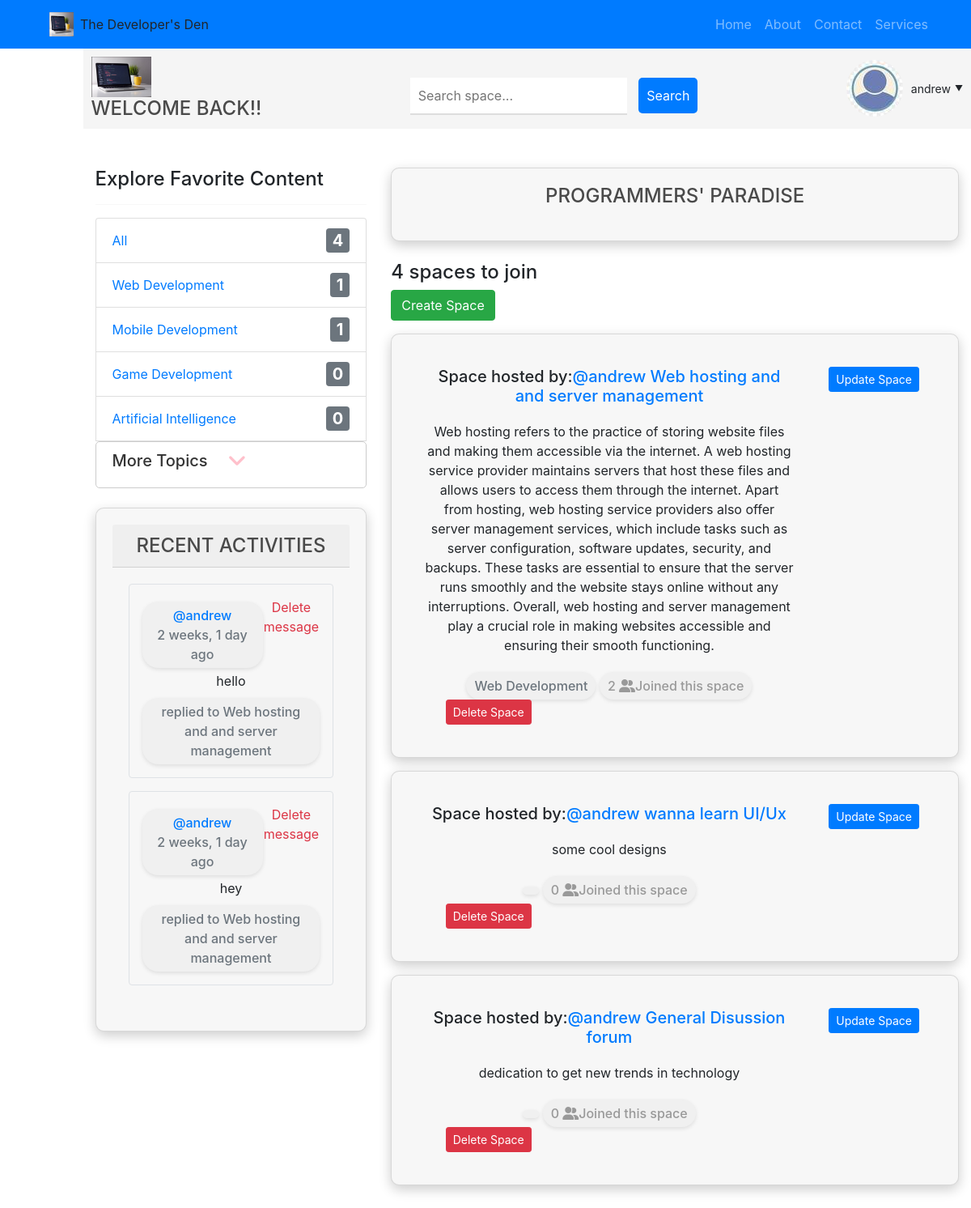
The app's page / (signed in) with its own data.
### base/models.py (models this page shows, shortened)
class Topic(models.Model):
    name = models.CharField(max_length=150)

class Message(models.Model):
    user = models.ForeignKey(User, on_delete=models.CASCADE)
    room = models.ForeignKey(Room, on_delete=models.CASCADE)
    body = models.TextField()
    updated = models.DateTimeField(auto_now=True)
    created = models.DateTimeField(auto_now_add=True)
    class Meta:
        ordering = ['-updated', '-created']

class Room(models.Model):
    host = models.ForeignKey(User, on_delete=models.SET_NULL, null=True)
    topic = models.ForeignKey(Topic, on_delete=models.SET_NULL, null=True)
    name = models.CharField(max_length=200)
    description = models.TextField()
    participants = models.ManyToManyField(User, related_name='participants', blank=True)
    created = models.DateTimeField(auto_now_add=True)
    updated = models.DateTimeField(auto_now=True)
    class Meta:
        ordering = ['-updated', '-created']
    def __str__(self):
        return self.name

### base/views.py (the view)
# urls.py: path('', views.home_page, name="home"),
def home_page(request):
    q = request.GET.get('q') if request.GET.get('q') != None else ''
    rooms = Room.objects.filter(
        Q(topic__name__icontains=q) |
        Q(name__icontains=q) |
        Q(description__icontains=q)
    )
    topics = Topic.objects.all()
    room_count = rooms.count()
    room_messages = Message.objects.filter(Q(room__topic__name__icontains=q))
    context = {
        'rooms': rooms,
        'topics': topics,
        'room_count': room_count,
        'room_messages': room_messages,
        'q': q,
    }
    return render(request, 'home.html', context)

### Templates/home.html (shortened to what this page needs)
{% load static %}
{% load bootstrap4 %}
<!DOCTYPE html>
<html>
<head>
    <link rel="stylesheet" href="{% static 'css/bootstrap.min.css' %}">
    <link rel="stylesheet" type="text/css" href="{% static 'styles/main.css' %}">
    <script src="https://kit.fontawesome.com/79a1a846e3.js"></script>    {% bootstrap_css %}
</head>
    {% block content %}
    <header>
      <nav class="navbar navbar-expand-lg navbar-dark bg-primary">
        <div class="container">
          <a class="navbar-brand" href="#">
            <a href="{% url 'home' %}"><img src="{% static 'images/logo1.png' %}" width="30" height="30" alt="Logo"></a>
            <span class="ml-2">The Developer's Den</span>
          </a>
          <div class="collapse navbar-collapse justify-content-end" id="navbarNav">
            <ul class="navbar-nav">
              <li class="nav-item">
                <a class="nav-link" href="{% url 'home' %}">Home</a>
              </li>
              <li class="nav-item">
                <a class="nav-link" href="{% url 'about' %}">About</a>
              </li>
              <li class="nav-item">
                <a class="nav-link" href="{% url 'dashboard' %}">Contact</a>
              </li>
              <li class="nav-item">
                <a class="nav-link" href="#">Services</a>
              </li>
            </ul>
          </div>
        </div>
      </nav>
    </header>
    <div class="row container-2">
      <div class=" col-11 offset-1">
        {% include 'navbar.html' %}
      <div class="container my-5">
        <div class="row">
            <div class="col-md-4 mb-4">
                {% include 'topics.html' %}
                <br>
                {% include 'activities.html' %}
                </div>
            </div>
            <div class="col-md-8">
              <div class="card">
                <div class="card-title">
                  <h3>Programmers' Paradise</h3>
                </div>
              </div>
              <br>
                <h4>{{room_count}} spaces to join</h4>
                <a href="{% url 'create-room' %}" class="btn btn-success mb-3">Create Space</a>
                {% for room in rooms %}
                {% if request.user == room.host %}
                <div class="card mb-3">
                    <div class="card-body">
                        <div class="row">
                            <div class="col-md-9">
                                <h5 class="card-title">
                                    Space hosted by:<a href="{% url 'profile' room.host.id %}">@{{room.host.username}}</a>
                                    <a href="{% url 'room' room.id%}">{{room.name}}</a>
                                </h5>
                                <p class="card-text">
                                    {{room.description}}
                                </p>
                                <small class="text-muted">
                                    {{room.topic.name}}
                                </small>
                                <small class="participant-count">{{room.participants.all.count}} <i class="fa-solid fa-user-group"></i>Joined this space</small>
                            </div>
                            <div class="col-md-3 text-md-right">
                                <a href="{% url 'update-room' room.id %}" class="btn btn-sm btn-primary mr-2">Update Space</a>
                            </div>
                            <div class="col-md-3 text-md-right mt-auto">
                                <a href="{% url 'delete-room' room.id %}" class="btn btn-sm btn-danger">Delete Space</a>
                            </div>
                        </div>
                    </div>
                </div>
                {% endif %}
            {% endfor %}
      {% endblock %}
</body>
</html>

### Templates/navbar.html (shortened to what this page needs)
{% load static %}
<div class="navbar">
  <div class="logo">
    <a href="{% url 'home' %}"><img src="{% static 'images/logo1.png' %}" alt="Logo"></a>
    <h3>Welcome Back!!</h3>
  </div>
  <div class="search">
    <form method="get" action="{% url 'home' %}">
      <input type="text" name="q" placeholder="Search space...">
      <button type="submit">Search</button>
    </form>
  </div>
  <div class="user">
    {% if request.user.is_authenticated %}
    <img src="{% static 'images/avatar.jpeg' %}" class="avatar">
     {{ request.user }}
    {% else %}
    <a href="{% url 'login' %}">Login</a>
    {% endif %}
  </div>
</div>

### Templates/topics.html (shortened to what this page needs)
<h4>Explore Favorite Content</h4>
                <hr>
                <ul class="list-group">
                    <li class="list-group-item">
                      <a href="{% url 'home' %}" class="d-flex justify-content-between align-items-center text-decoration-none">
                        <span>All</span>
                        <span class="badge bg-secondary ms-2">{{topics.count}}</span>
                      </a>
                    </li>
                    {% for topic in topics %}
                    <li class="list-group-item">
                      <a href="{% url 'home' %}?={{topic.name}}" class="d-flex justify-content-between align-items-center text-decoration-none">
                        <span>{{topic.name}}</span>
                        <span class="badge bg-secondary ms-2">{{topic.room_set.all.count}}</span>
                      </a>
                    </li>
                    {% endfor %}
                    <a href="#" class="more-topics-link">
                      <h4 class="more-topics-heading">
                        More Topics
                        <i class="fa-solid fa-angle-down more-topics-icon"></i>
                      </h4>
                    </a>
                  </ul>
                <div>

### Templates/activities.html
<div class="card">
  <div class="card-header">
    <h3 class="mb-0">Recent Activities</h3>
  </div>
  <div class="card-body">
    {% for message in room_messages %}
    <div class="border rounded p-3 mb-3">
      <div class="d-flex justify-content-between">
        <small class="text-muted">
          <a href="{% url 'profile' message.user.id %}" class="text-decoration-none">@{{message.user}}</a> {{message.created|timesince}} ago
        </small>
        {% if request.user == message.user %}
        <a href="{% url 'delete-message' message.id %}" class="text-danger text-decoration-none">Delete message</a>
        {% endif %}
      </div>
      <p class="mt-1 mb-1">{{message.body}}</p>
      <small class="text-muted">replied to {{message.room}}</small>
    </div>
    {% endfor %}
  </div>
</div>

### Templates/home.html (style rules this page uses)
.container-2 { height: 220px; }
.card { background-color: #f7f7f7; border-radius: 10px; box-shadow: 0px 5px 15px rgba(0, 0, 0, 0.2); padding: 20px; text-align: center; }
.card-title { margin-bottom: 20px; }
h3 { color: #4a4a4a; font-size: 24px; font-weight: 500; margin: 0; text-transform: uppercase; }
small { display: inline-block; font-size: 1em; font-weight: 500; color: #999; margin-top: 5px; padding: 5px 10px; border-radius: 20px; background-color: #f0f0f0; box-shadow: 0px 2px 5px rgba(0, 0, 0, 0.1); }

### Templates/navbar.html (style rules this page uses)
.navbar { display: flex; justify-content: space-between; align-items: center; padding: 10px; background-color: #f5f5f5; }
.logo img { height: 50px; }
.user { display: flex; align-items: center; font-size: 14px; position: relative; }
.avatar { border-radius: 50%; margin-right: 10px; cursor: pointer; }
.user::after { content: "\25BC"; margin-left: 5px; font-size: 10px; }
.search { margin-top: 20px; display: flex; justify-content: center; align-items: center; }
.search input[type="text"] { padding: 10px ; font-size: 16px; border: none; border-bottom: 2px solid #ddd; }
.search button { padding: 10px 10px; background-color: #007bff; color: #fff; border: none; border-radius: 5px; margin-left: 10px; cursor: pointer; transform: background 0.5s; }

### Templates/topics.html (style rules this page uses)
.badge { font-size: 20px; }
.more-topics-link { display: inline-block; text-decoration: none; border: 1px solid #ccc; border-radius: 5px; padding: 10px 20px; }
.more-topics-heading { font-size: 20px; color: #333; margin-bottom: 10px; display: flex; align-items: center; }
.more-topics-icon { margin-left: 25px; color: pink; font-size: 26px; }

### records on screen
Topic: name "Web Development", room_set.all.count "1"
Topic: name "Mobile Development", room_set.all.count "1"
Topic: name "Game Development", room_set.all.count "0"
Topic: name "Artificial Intelligence", room_set.all.count "0"
Message: user "andrew", created "2 weeks, 1 day", shows "Delete message", body "hello", room "Web hosting and and server management"
Message: user "andrew", created "2 weeks, 1 day", shows "Delete message", body "hey", room "Web hosting and and server management"
Room: host.username "andrew", name "Web hosting and and server management", description "Web hosting refers to the practice of storing website files and making them accessible via the internet. A web hosting service provider maintains servers that host these files and allows users to access them through the internet. Apart from hosting, web hosting service providers also offer server management services, which include tasks such as server configuration, software updates, security, and backups. These tasks are essential to ensure that the server runs smoothly and the website stays online without any interruptions. Overall, web hosting and server management play a crucial role in making websites accessible and ensuring their smooth functioning.", topic.name "Web Development", participants.all.count "2"
Room: host.username "andrew", name "wanna learn UI/Ux", description "some cool designs", participants.all.count "0"
Room: host.username "andrew", name "General Disussion forum", description "dedication to get new trends in technology", participants.all.count "0"

### other values on screen
{{ request.user }} "andrew"
{{ topics.count }} "4"
{{ room_count }} "4"
